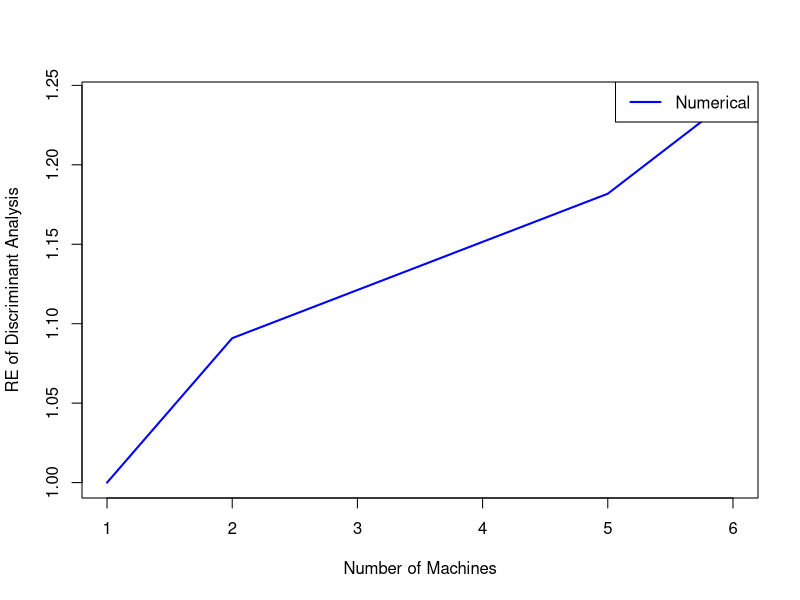

Generate this figure with R:
#X = as.matrix(rbind(iris[71:80,1:4], iris[111:120,1:4]))
#test = as.matrix(rbind(iris[51:70,1:4],iris[81:100,1:4], iris[101:110,1:4],iris[121:150,1:4]))

new = sample(100, 100, replace = FALSE)
data = as.matrix(iris[51:150,1:4])
newdata = matrix(NA, 100, 4)
for (i in 1:100) {
  newdata[i,] = data[new[i],]
}
X = as.matrix(rbind(newdata[1:15,1:4], newdata[51:65,1:4]))
test = as.matrix(rbind(newdata[16:50,1:4], newdata[66:100,1:4]))
n = length(X[,1])  #训练样本量n=30
N = length(test[,1])  #测试样本量N=70
G = rep(1,N)  #实际分类
for(i in (N/2+1):N) G[i] = 0

#whole sample discriminant analysis
R = c()  #分类结果
W = c()  #判别函数
X_bar = colMeans(X) 
X1_bar = colMeans(X[1:n/2,])
X2_bar = colMeans(X[(n/2+1):n,])
Sigma_h = t(X) %*% X / n
iSigma_h = solve(Sigma_h)
sum = 0
for (i in 1:N) {
  W[i] = t(test[i,]-X_bar)%*%iSigma_h%*%(X1_bar-X2_bar)
  if (W[i]>0) R[i] = 1
  else R[i] = 0
  if (R[i]==G[i]) sum =sum + 1
}
(P = sum / N)

#distributed sample discriminant analysis
K = floor(n/(4+1))
sum = rep(0, length = K)
P_dist = c()
re = c()
for (k in 1:K) {
  W2 = matrix(NA, N, k) #判别函数，N行k列，一列是一台机器的结果
  R_l = matrix(NA, N, k)  #分类结果
  m = floor(n/(2*k))  #每半块的样本量
  for (l in 1:k) {
    X_l = rbind(X[((l-1)*m+1):(l*m),],X[((n/2+1)+(l-1)*m):(n/2+l*m),])
    X_bar = colMeans(X_l)
    X1_bar = colMeans(X[((l-1)*m+1):(l*m),])
    X2_bar = colMeans(X[((n/2+1)+(l-1)*m):(n/2+l*m),])
    Sigma_h = t(X_l) %*% X_l / (2*m)
    iSigma_h = solve(Sigma_h)
    for (i in 1:N) {
      W2[i,l] = t(test[i,]-X_bar)%*%iSigma_h%*%(X1_bar-X2_bar)
      if (W2[i,l]>0) R_l[i,l] = 1
      else R_l[i,l] = 0
    }
  }
  R_dist = c()
  R = c()  #最终结果
  for (i in 1:N) {
    R_dist[i] = sum(R_l[i,])
    if (R_dist[i]>k/2) R[i] = 1
    else R[i] = 0
    if (R[i]==G[i]) sum[k] =sum[k] + 1
  }
  P_dist[k] = sum[k] / N
  re[k] = P_dist[k] / P
  print(c(k, P_dist[k]))
}

plot(1:K, re, type = "l", lwd = 2, col = "blue", xlab = "Number of Machines", 
     ylab = "RE of Discriminant Analysis") 
legend("topright", legend=c("Numerical"), lty=1, lwd = 2, col="blue")

